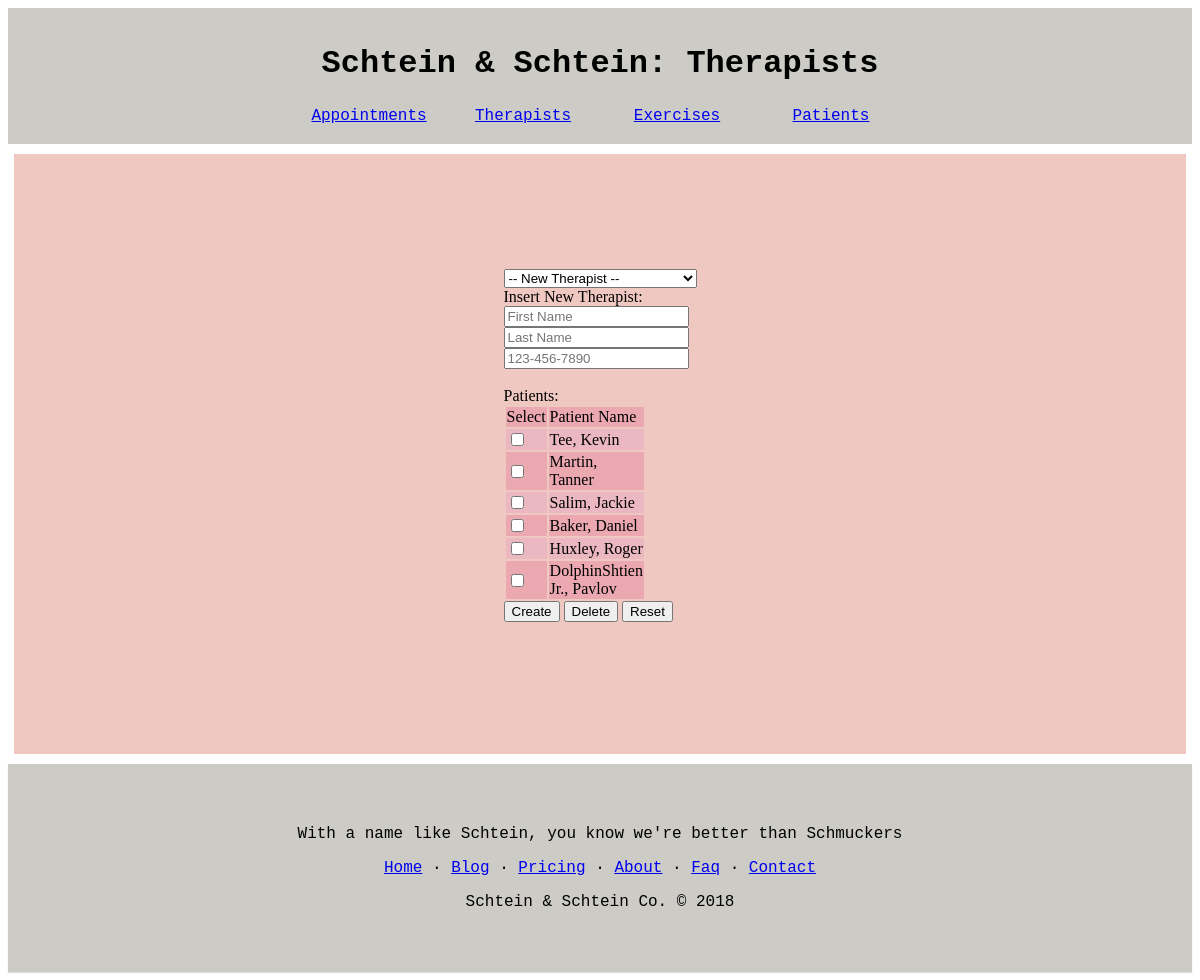
Page /php/Therapists.php on the committed database.
### tables this page shows
create table Patient(
  PID int primary key AUTO_INCREMENT,
  pFirstName varchar(20),
  pLastName varchar(20)
);

### php/Therapists.php (the view, shortened to what this page needs)
<?php
require_once("connection.php");
$patientTable = "";
$count = 0;
$rowColor0 = "#EBB8C1";
$rowColor1 = "#EBA8B1";
$patientSQL = "select PID, concat(pLastName, ', ', pFirstName) as name from Patient";
try{
  foreach ($conn->query($patientSQL) as $row){
    $color = "";
    $checked = "";
    if($count % 2 == 0) { $color = $rowColor0; }
    else { $color = $rowColor1; }
    $patientTable .= "<tr style='background-color: ".$color."'>";
    $patientTable .= "<td><input type='checkbox' name='check".$count."' id='check".$count."' ".$checked."></input></td>";
    $patientTable .= "<td><label>".$row['name']."</label>";
    $patientTable .= "<input type='hidden' name='id".$count."' id='id".$count."' value='".$row['PID']."'></input></td>";
    $patientTable .= "</tr>";
    $count++;
  }
}
catch(PDOException $e){}
catch(Exception $e){}
?>

### rows in the picture
patient: name "Tee, Kevin"
patient: name "Martin, Tanner"
patient: name "Salim, Jackie"
patient: name "Baker, Daniel"
patient: name "Huxley, Roger"
patient: name "DolphinShtien Jr., Pavlov"
